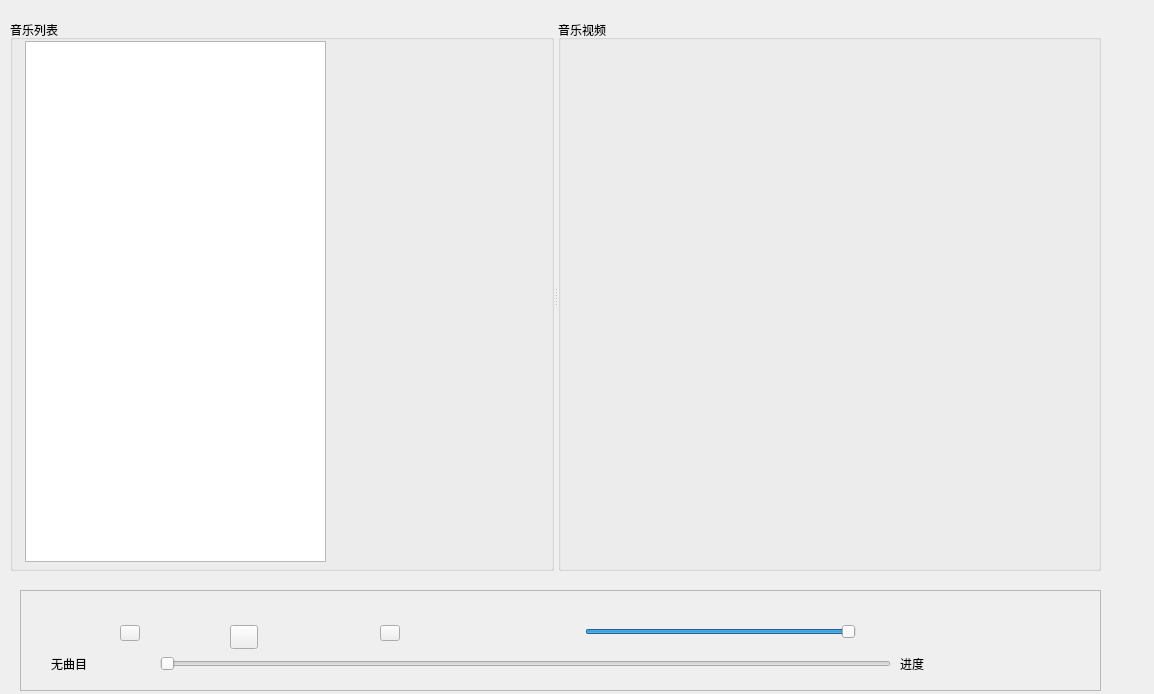
<?xml version="1.0" encoding="UTF-8"?>
<ui version="4.0">
 <class>mySliderWidget</class>
 <widget class="QWidget" name="mySliderWidget">
  <property name="geometry">
   <rect>
    <x>0</x>
    <y>0</y>
    <width>1154</width>
    <height>694</height>
   </rect>
  </property>
  <property name="windowTitle">
   <string>Form</string>
  </property>
  <widget class="QFrame" name="frame">
   <property name="geometry">
    <rect>
     <x>20</x>
     <y>590</y>
     <width>1081</width>
     <height>101</height>
    </rect>
   </property>
   <property name="frameShape">
    <enum>QFrame::StyledPanel</enum>
   </property>
   <property name="frameShadow">
    <enum>QFrame::Raised</enum>
   </property>
   <widget class="QWidget" name="layoutWidget">
    <property name="geometry">
     <rect>
      <x>30</x>
      <y>20</y>
      <width>931</width>
      <height>67</height>
     </rect>
    </property>
    <layout class="QVBoxLayout" name="verticalLayout">
     <item>
      <widget class="QWidget" name="widget" native="true">
       <property name="minimumSize">
        <size>
         <width>0</width>
         <height>35</height>
        </size>
       </property>
       <property name="maximumSize">
        <size>
         <width>16777215</width>
         <height>25</height>
        </size>
       </property>
       <widget class="QPushButton" name="btnPreviousSong">
        <property name="geometry">
         <rect>
          <x>70</x>
          <y>10</y>
          <width>20</width>
          <height>16</height>
         </rect>
        </property>
        <property name="styleSheet">
         <string notr="true">border-image: url(:/images/pre.png);</string>
        </property>
        <property name="text">
         <string/>
        </property>
        <property name="icon">
         <iconset>
          <normaloff>:/images/images/620.bmp</normaloff>:/images/images/620.bmp</iconset>
        </property>
       </widget>
       <widget class="QPushButton" name="btnPlay">
        <property name="geometry">
         <rect>
          <x>180</x>
          <y>10</y>
          <width>28</width>
          <height>24</height>
         </rect>
        </property>
        <property name="text">
         <string/>
        </property>
        <property name="icon">
         <iconset>
          <normaloff>:/images/images/622.bmp</normaloff>:/images/images/622.bmp</iconset>
        </property>
       </widget>
       <widget class="QPushButton" name="btnNextSong">
        <property name="geometry">
         <rect>
          <x>330</x>
          <y>10</y>
          <width>20</width>
          <height>16</height>
         </rect>
        </property>
        <property name="styleSheet">
         <string notr="true">border-image: url(:/images/next.png);</string>
        </property>
        <property name="text">
         <string/>
        </property>
        <property name="icon">
         <iconset>
          <normaloff>:/images/images/624.bmp</normaloff>:/images/images/624.bmp</iconset>
        </property>
       </widget>
       <widget class="QPushButton" name="btnSound">
        <property name="geometry">
         <rect>
          <x>498</x>
          <y>5</y>
          <width>28</width>
          <height>24</height>
         </rect>
        </property>
        <property name="text">
         <string/>
        </property>
        <property name="icon">
         <iconset>
          <normaloff>:/images/images/volumn.bmp</normaloff>:/images/images/volumn.bmp</iconset>
        </property>
        <property name="flat">
         <bool>true</bool>
        </property>
       </widget>
       <widget class="QSlider" name="sliderVolumn">
        <property name="geometry">
         <rect>
          <x>535</x>
          <y>6</y>
          <width>271</width>
          <height>22</height>
         </rect>
        </property>
        <property name="maximum">
         <number>100</number>
        </property>
        <property name="value">
         <number>100</number>
        </property>
        <property name="orientation">
         <enum>Qt::Horizontal</enum>
        </property>
       </widget>
      </widget>
     </item>
     <item>
      <widget class="QWidget" name="widget_2" native="true">
       <property name="maximumSize">
        <size>
         <width>16777215</width>
         <height>25</height>
        </size>
       </property>
       <layout class="QHBoxLayout" name="horizontalLayout_2">
        <property name="spacing">
         <number>9</number>
        </property>
        <property name="leftMargin">
         <number>1</number>
        </property>
        <property name="topMargin">
         <number>1</number>
        </property>
        <property name="rightMargin">
         <number>1</number>
        </property>
        <property name="bottomMargin">
         <number>1</number>
        </property>
        <item>
         <widget class="QLabel" name="LabCurMedia">
          <property name="minimumSize">
           <size>
            <width>100</width>
            <height>0</height>
           </size>
          </property>
          <property name="text">
           <string>无曲目</string>
          </property>
         </widget>
        </item>
        <item>
         <widget class="QSlider" name="sliderPosition">
          <property name="tracking">
           <bool>false</bool>
          </property>
          <property name="orientation">
           <enum>Qt::Horizontal</enum>
          </property>
         </widget>
        </item>
        <item>
         <widget class="QLabel" name="LabRatio">
          <property name="minimumSize">
           <size>
            <width>80</width>
            <height>0</height>
           </size>
          </property>
          <property name="text">
           <string>进度</string>
          </property>
         </widget>
        </item>
       </layout>
      </widget>
     </item>
    </layout>
   </widget>
  </widget>
  <widget class="QSplitter" name="splitter">
   <property name="geometry">
    <rect>
     <x>10</x>
     <y>20</y>
     <width>1091</width>
     <height>551</height>
    </rect>
   </property>
   <property name="orientation">
    <enum>Qt::Horizontal</enum>
   </property>
   <widget class="QGroupBox" name="groupBox_2">
    <property name="title">
     <string>音乐列表</string>
    </property>
    <widget class="QListWidget" name="listWidget">
     <property name="geometry">
      <rect>
       <x>15</x>
       <y>21</y>
       <width>301</width>
       <height>521</height>
      </rect>
     </property>
    </widget>
   </widget>
   <widget class="QGroupBox" name="groupBox">
    <property name="title">
     <string>音乐视频</string>
    </property>
   </widget>
  </widget>
 </widget>
 <resources/>
 <connections/>
</ui>
